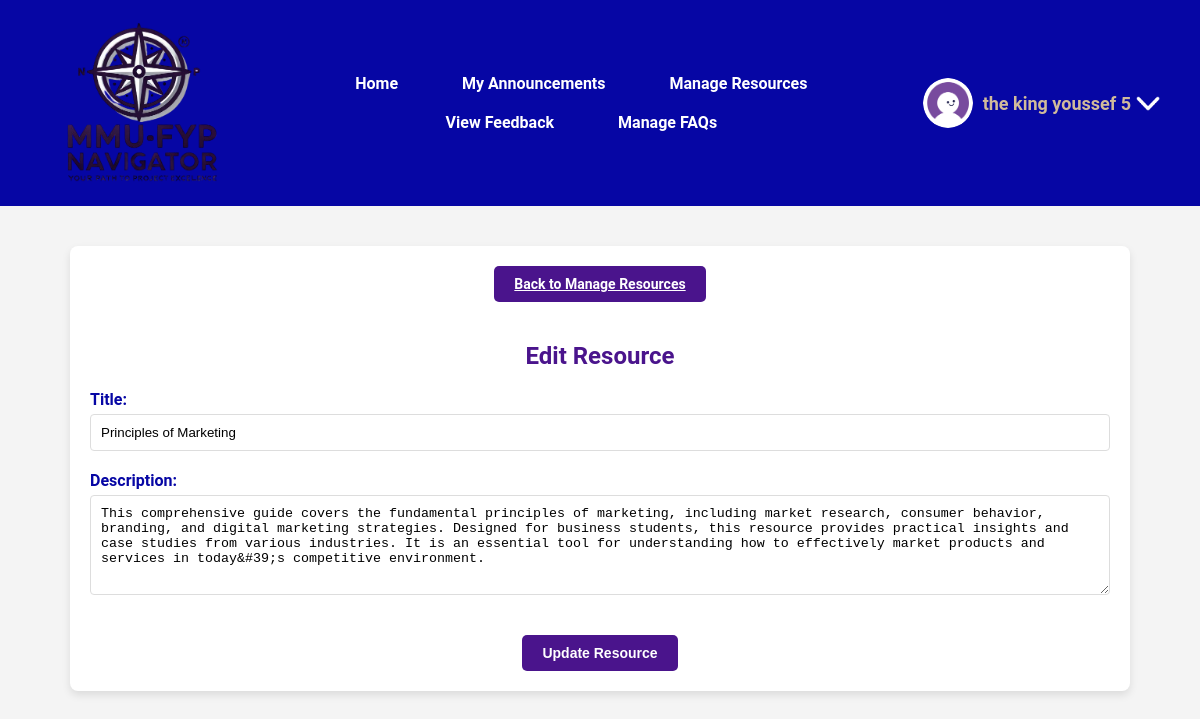
Page /edit_resource.php?id=29 (signed in) on the committed database.
### tables this page shows
CREATE TABLE `resources` (
  `resource_id` int(11) NOT NULL,
  `user_id` int(11) DEFAULT NULL,
  `title` varchar(255) NOT NULL,
  `description` text DEFAULT NULL,
  `file_path` varchar(255) DEFAULT NULL,
  `pending_acceptance` tinyint(1) DEFAULT 1,
  `faculty_id` int(11) DEFAULT NULL,
  `created_at` timestamp NOT NULL DEFAULT current_timestamp(),
  `price` decimal(10,2) NOT NULL DEFAULT 0.00,
  `cover_picture` varchar(255) DEFAULT NULL
);

### edit_resource.php (the view, shortened to what this page needs)
<?php
require 'db.php';
$resource_id = isset($_GET['id']) ? intval($_GET['id']) : 0;
$stmt = $pdo->prepare("SELECT r.*, u.username, u.email FROM resources r JOIN users u ON r.user_id = u.user_id WHERE r.resource_id = ?");
$stmt->execute([$resource_id]);
$resource = $stmt->fetch(PDO::FETCH_ASSOC);
?>
<!DOCTYPE html>
<html lang="en">
<head>
    <link rel="stylesheet" href="css/style.css">
    <link rel="stylesheet" href="css/edit_resource.css">
</head>
<body>
    <?php include 'header.php'; ?>
    <div class="container">
        <a href="manage_resources.php" class="btn-back">Back to Manage Resources</a>
        <h2>Edit Resource</h2>
        <form method="post" action="edit_resource.php?id=<?php echo $resource_id; ?>">
            <div class="form-group">
                <label for="title">Title:</label>
                <input type="text" id="title" name="title" value="<?php echo htmlspecialchars($resource['title']); ?>" required>
            </div>
            <div class="form-group">
                <label for="description">Description:</label>
                <textarea id="description" name="description" required><?php echo htmlspecialchars($resource['description']); ?></textarea>
            </div>
            <button type="submit" name="update" class="btn">Update Resource</button>
        </form>
    </div>
</body>
</html>

### css/style.css (style rules this page uses)
button, .btn, .btn-table, .btn-cancel, .btn-cancel-table { text-decoration: none; }
body { font-family: 'Roboto', sans-serif; margin: 0; padding: 0; background-color: #f4f4f4; }
.container { width: 80%; margin: 0 auto; padding: 20px; background: #fff; box-shadow: 0 4px 8px rgba(0, 0, 0, 0.1); border-radius: 8px; margin-top: 40px; }
h1, h2, h3 { text-align: center; color: #4A148C; font-weight: bold; }
.form-group { margin: 20px 0; text-align: center; }
label { display: block; margin-bottom: 10px; color: #0606a4; font-weight: bold; }
textarea { width: 80%; padding: 10px; border: 1px solid #ddd; border-radius: 5px; resize: vertical; height: 100px; margin: 0 auto; display: block; }
.btn { background: #0606a4; color: #fff; padding: 10px 20px; border: none; border-radius: 5px; cursor: pointer; transition: background 0.3s, box-shadow 0.3s; display: block; margin: 20px auto 0; font-weight: bold; font-size: 14px; text-align: center; }

### css/edit_resource.css (style rules this page uses)
.container { width: 85%; margin: 0 auto; padding: 20px; background: #fff; box-shadow: 0 4px 8px rgba(0, 0, 0, 0.1); border-radius: 8px; margin-top: 40px; text-align: center; }
h2 { text-align: center; color: #4A148C; font-weight: bold; }
.form-group { margin-bottom: 20px; text-align: left; }
.form-group label { display: block; font-weight: bold; margin-bottom: 5px; }
.form-group input, .form-group textarea { width: 100%; padding: 10px; border: 1px solid #ddd; border-radius: 4px; box-sizing: border-box; }
.btn { background: #4A148C; color: #fff; padding: 10px 20px; border: none; border-radius: 5px; cursor: pointer; transition: background 0.3s, box-shadow 0.3s; font-weight: bold; font-size: 14px; display: inline-block; }
.btn-back { background: #4A148C; color: #fff; padding: 10px 20px; border: none; border-radius: 5px; cursor: pointer; transition: background 0.3s, box-shadow 0.3s; font-weight: bold; font-size: 14px; display: inline-block; margin-bottom: 20px; }

### css/header.css (style rules this page uses)
body { font-family: 'Roboto', sans-serif; margin: 0; padding: 0; background-color: #f4f4f4; }

### rows in the picture
resources: title "Principles of Marketing", description "This comprehensive guide covers the fundamental principles of marketing, including market research, consumer behavior, branding, and digital marketing strategies. Designed for business students, this resource provides practical insights and case studies from various industries. It is an essential tool for understanding how to effectively market products and services in today&#39;s competitive environment."

### other values in the picture
$_SESSION['username'] "the king youssef 5"
